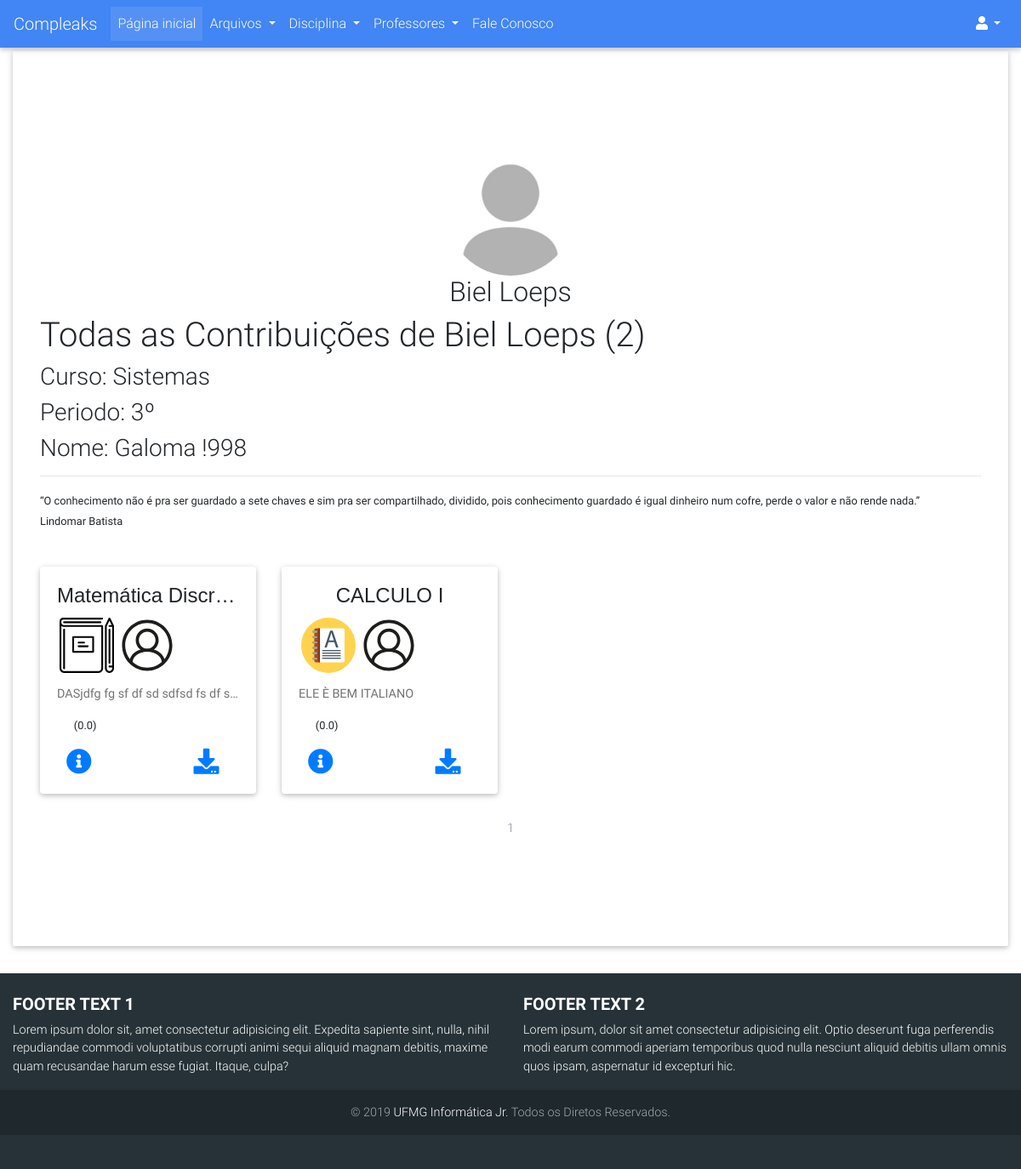
Screenshot of /usuarios/perfil/1 with the database file from the repository.
### compleaks/usuarios/models.py (models this page shows, shortened)
class Usuario(db.Model, UserMixin):
	__tablename__ = 'usuarios'
	id = db.Column(db.Integer, primary_key=True)
	username = db.Column(db.String(30), unique=True)
	hhash = db.Column(db.String)
	nome = db.Column(db.String(120))
	email = db.Column(db.String(120), unique=True)
	curso = db.Column(db.String(64))
	periodo = db.Column(db.Integer)
	is_admin = db.Column(db.Integer)
	data_criacao = db.Column(db.DateTime, default=datetime.now)
	avatar = db.Column(db.String(120), default="default_profile.png")
	ativado = db.Column(db.Boolean)
	data_deletado = db.Column(db.DateTime, nullable=True)
	id_deletor = db.Column(db.Integer, nullable=True)
	motivo_delete = db.Column(db.String(120), nullable=True)
	arquivos = db.relationship('Arquivo', backref='author', lazy=True)
	avaliacoes = db.relationship('Avaliacao_Arquivo', backref='avaliador', lazy=True)

### compleaks/arquivos/models.py (models this page shows, shortened)
class Arquivo(db.Model):
	__tablename__ = 'arquivos'
	id = db.Column(db.Integer, primary_key=True)
	arquivo = db.Column(db.String(120), nullable=False)
	ano = db.Column(db.Integer)
	semestre = db.Column(db.String(80))
	tipo_conteudo = db.Column(db.String(120))
	observacoes = db.Column(db.Text)
	data_submissao = db.Column(db.DateTime, default=datetime.now)
	nota = db.Column(db.Integer, nullable=True)
	data_deletado = db.Column(db.DateTime, nullable=True)
	ativado = db.Column(db.Boolean)
	id_deletor = db.Column(db.Integer, nullable=True)
	motivo_delete = db.Column(db.String(600), nullable=True)
	professors = db.relationship(Professor)
	disciplinas = db.relationship(Disciplina)
	usuarios = db.relationship(Usuario)
	professor_id = db.Column(db.Integer, db.ForeignKey('professores.id'), nullable=True)
	disciplina_id = db.Column(db.Integer, db.ForeignKey('disciplinas.id'), nullable=False)
	usuario_id = db.Column(db.Integer, db.ForeignKey('usuarios.id'), nullable=False)
	avaliacoes = db.relationship('Avaliacao_Arquivo', backref='arquivo_avaliado', lazy=True)

### compleaks/disciplinas/models.py (models this page shows, shortened)
class Disciplina(db.Model):
	__tablename__ = 'disciplinas'
	id = db.Column(db.Integer, primary_key=True)
	nome = db.Column(db.String, unique=True)
	data_criacao = db.Column(db.DateTime, default=datetime.now())
	ativado = db.Column(db.Boolean)
	data_deletado = db.Column(db.DateTime, nullable=True)
	id_deletor = db.Column(db.Integer, nullable=True)
	id_criador = db.Column(db.Integer, nullable=True)
	motivo_delete = db.Column(db.String(120), nullable=True)
	arquivos = db.relationship('Arquivo', backref='disciplina', lazy=True)
	comentarios = db.relationship('ComentarioDisc', backref='disciplina', lazy=True)
	questoes = db.relationship('Questao', backref='disciplina', lazy=True)
	materias = db.relationship('Materia', backref='disciplina', lazy=True)

### compleaks/usuarios/views.py (the view)
@usuarios.route('/perfil/<int:user_id>', methods= ['POST', 'GET'])
def perfil(user_id):
	form_login = LoginForm()
	user = Usuario.query.get_or_404(user_id)
	avatar = url_for('static', filename='images/avatares/'+user.avatar)
	if not user.ativado and current_user.is_authenticated:
		if not user.is_admin:
			abort(404)
	quantidade = len([arquiv for arquiv in user.arquivos if arquiv.ativado])
	page = request.args.get('page', 1, type=int)
	arquivos = Arquivo.query\
					.filter(Arquivo.usuario_id\
					.contains(int(user.id)))\
					.filter_by(ativado=True)\
					.paginate(page=page, per_page=12)
	arquivos_row_1 = []
	arquivos_row_2 = []
	arquivos_row_3 = []
	contador = 0
	for arquivo in arquivos.items:
		if contador >= 4:
			break
		arquivos_row_1.append(arquivo)
		contador = contador + 1
	contador = 0
	for arquivo in arquivos.items:
		if contador >= 8:
			break
		if contador >= 4:
			arquivos_row_2.append(arquivo)
		contador = contador + 1
	contador = 0
	for arquivo in arquivos.items:
		if contador >= 12:
			break
		if contador >= 8:
			arquivos_row_3.append(arquivo)
		contador = contador + 1
	arquivos_rows = [arquivos_row_1, arquivos_row_2, arquivos_row_3]
	for row in arquivos_rows:
		for arquivo in row:
			arquivo.avaliado = False
	if current_user.is_authenticated:
		for row in arquivos_rows:
			for arquivo in row:
				for avl in arquivo.avaliacoes:
					if avl in current_user.avaliacoes:
						arquivo.avaliado = True
	total = 0.0
	for row in arquivos_rows:
		for arquivo in row:
			total = 0.0
			if len(arquivo.avaliacoes):
				for avl in arquivo.avaliacoes:
					total = total + avl.nota
				total = total/len(arquivo.avaliacoes)
			else:
				total = 0.0
			arquivo.nota_decimal = round(total, 1)
	return render_template('usuario_contribuicao.html', user=user,
							contribuiu=quantidade, arquivos=arquivos, dist=dist,
							form_login=form_login, arquivos_rows=arquivos_rows,
							avatar=avatar)

### compleaks/usuarios/templates/usuarios/usuario_contribuicao.html (shortened to what this page needs)
{% extends "base.html" %}
{% import 'macros.html' as macros %}
{% block content %}
<div class="page-header">
    <div class="row">
        <div class="col-sm-12 text-center">
            <img align="center" src="{{ avatar }}" class="rounded-circle"  style="object-fit: cover; width: 150px!important; height: 150px!important;"><br>
            <h2 align="center">{{user.username}}</h2>
        </div>
    </div>
    <h1>Todas as Contribuições de {{user.username}} ({{contribuiu}})</h1>
    <h3>Curso: {{user.curso}}</h3>
    <h3>Periodo: {{user.periodo}}º</h3>
    <h3>Nome: {{user.nome}}</h3>
    <hr/>
    <p>
    <small><q>O conhecimento não é pra ser guardado a sete chaves e sim pra ser compartilhado, dividido, pois conhecimento guardado é igual dinheiro num cofre, perde o valor e não rende nada.</q><br/>
Lindomar Batista</small></p>
</div>
{% for row in arquivos_rows %}
    {% if row %}
    <div class="row">
        {% for arquivo in row %}
               <div class="col-lg-3 col-6">
                <div class="dist card">
                  <div class="card-body">
                    <h4 style="font-family: sans-serif;" class="card-title text-center text-truncate">{{arquivo.disciplina.nome}}</h4>
                    <p class="card-text">
                        <a href="{{ url_for('arquivos.buscar', filtro=3, admin='nao', pesquisa='nao', tip_arquiv=arquivo.tipo_conteudo) }}?page=1"><img class="img-responsive image marcas" data-toggle="tooltip" data-placement="button" title="{{arquivo.tipo_conteudo}}" src="{{url_for('static', filename='images/icones/conteudo/'+arquivo.tipo_conteudo+'.svg')}}" alt="{{arquivo.tipo_conteudo}}."></a>
                        <a href="{{url_for('usuarios.perfil', user_id=arquivo.author.id)}}"><img class="img-responsive image marcas" data-toggle="tooltip" data-placement="bottom" title="{{arquivo.author.username}}" src="{{url_for('static', filename='images/icones/padrao/user.svg')}}" alt="Username"></a>
                    </p>
                    <h5><p class="card-text text-truncate"><a data-toggle="tooltip" data-placement="top" title="{{arquivo.observacoes}}">{{arquivo.observacoes}}</a></p></h5>
                    {{ macros.render_stars_normal(arquivo, dist, current_user) }}
                    <a href="#" data-toggle="modal" data-target="#confirm{{arquivo.id}}" class="card-link"><i class="fas fa-info-circle info" data-toggle="tooltip" data-placement="bottom" title="Mais Informações"></i></a>
                    <a  href="{{ url_for('static', filename='uploads/' + arquivo.arquivo + '.zip') }}"><i class="fas fa-download download" data-toggle="tooltip" data-placement="top" title="Download" ></i></a>
                  </div>
                </div>
              </div>
            {% endfor %}
        </div>
    {% endif %}
{% endfor %}
<br/>
<nav style="position: static;" aria-label="Page navigation example">
    <ul class="pagination justify-content-center">
        {% for page_num in arquivos.iter_pages(left_edge=1, right_edge=1, left_current=1, right_current=2) %}
            {% if arquivos.page == page_num and page_num %}
                <li class="page-item disabled">
                    <a class="page-link" href="{{ url_for('usuarios.perfil',user_id=user.id, page=page_num) }}">{{ page_num }}</a></li>
            {% elif page_num %}
                <li class="page-item">
                    <a class="page-link" href="{{ url_for('usuarios.troca', page=page_num) }}">{{ page_num }}</a></li>
                </li>
            {% else %}
                ...
            {% endif %}
        {% endfor %}
    </ul>
</nav>
{% endblock%}

### compleaks/templates/macros.html (shortened to what this page needs)
{% macro render_stars_normal(arquivo, dist, current_user) %}
<p>
{%if current_user.is_authenticated%}
    {% if arquivo.avaliado %}
        <div id="atual1-{{arquivo.id}}">
            {%for avl in arquivo.avaliacoes %}
                {%if avl in current_user.avaliacoes%}
                    {% for i in dist %}
                        {% if avl.nota >= (i)%}
                            <label ><ion-icon onmouseover="colorir({{arquivo.id}},{{i}});" onmouseout="colorir({{arquivo.id}},{{avl.nota}});" onclick="pontua({{arquivo.id}},{{i}});" style="color: rgb(255, 217, 0)" class="star-{{arquivo.id}}" name="star"></ion-icon></label>
                        {% else %}
                            <label ><ion-icon onmouseover="colorir({{arquivo.id}},{{i}});" onmouseout="colorir({{arquivo.id}},{{avl.nota}});" onclick="pontua({{arquivo.id}},{{i}});" style="color: rgb(255, 217, 0)" class="star-{{arquivo.id}}" name="star-outline"></ion-icon></label>
                        {% endif %}
                    {% endfor %}
                {% endif %}
            {% endfor %}
            <small>({{arquivo.nota_decimal}})</small>
        </div>
    {% else %}
        <div id="atual2-{{arquivo.id}}">
            {% for i in dist %}
                {% if not arquivo.nota %}
                    <label ><ion-icon onmouseover="colorir({{arquivo.id}},{{i}});" onmouseout="colorir({{arquivo.id}},0);" onclick="pontua({{arquivo.id}},{{i}});" style="color: rgb(243, 38, 54)" class="star-{{arquivo.id}}" name="star-outline"></ion-icon></label>
                {% elif arquivo.nota >= (i)%}
                    <label ><ion-icon onmouseover="colorir({{arquivo.id}},{{i}});" onmouseout="colorir({{arquivo.id}},{{arquivo.nota}});" onclick="pontua({{arquivo.id}},{{i}});" style="color: rgb(243, 38, 54)" class="star-{{arquivo.id}}" name="star"></ion-icon></label>
                {% else %}
                    <label ><ion-icon onmouseover="colorir({{arquivo.id}},{{i}});" onmouseout="colorir({{arquivo.id}},{{arquivo.nota}});" onclick="pontua({{arquivo.id}},{{i}});" style="color: rgb(243, 38, 54)" class="star-{{arquivo.id}}" name="star-outline"></ion-icon></label>
                {% endif %}
            {% endfor %}
            <small>({{arquivo.nota_decimal}})</small>
        </div>
    {% endif %}
{% else %}
    <div id="atual2-{{arquivo.id}}">
        <small>({{arquivo.nota_decimal}})</small>
    </div>
{% endif %}
</p>
{% endmacro %}

### compleaks/static/css/component.css (style rules this page uses)
.download { margin-left: 40% !important; width: 25%; }
.image { width: 30% !important; margin: 0 auto !important; padding: 0 !important; }
.info { font-size: 30px; margin: 0 0 0 5% !important; padding: 0 !important; }
.download { float: right; font-size: 30px; }
.dist { margin-top: 10% !important; }
.marcas { margin-left: 1.5% !important }

### compleaks/static/css/estilos.css (style rules this page uses)
body { overflow: auto; }

### compleaks/static/css/style.css (style rules this page uses)
html { width: 100%; height: 100%; }

### rows the page displays
Usuario: username "Biel Loeps", curso "Sistemas", periodo "3", nome "Galoma !998"
Arquivo: disciplina.nome "Matemática Discr…", tipo_conteudo (picture), observacoes "DASjdfg fg sf df sd sdfsd fs df s…", nota_decimal "0.0"
Arquivo: disciplina.nome "CALCULO I", tipo_conteudo (picture), observacoes "ELE È BEM ITALIANO", nota_decimal "0.0"

### other values shown
{{ contribuiu }} "2"
{{ page_num }} "1"
